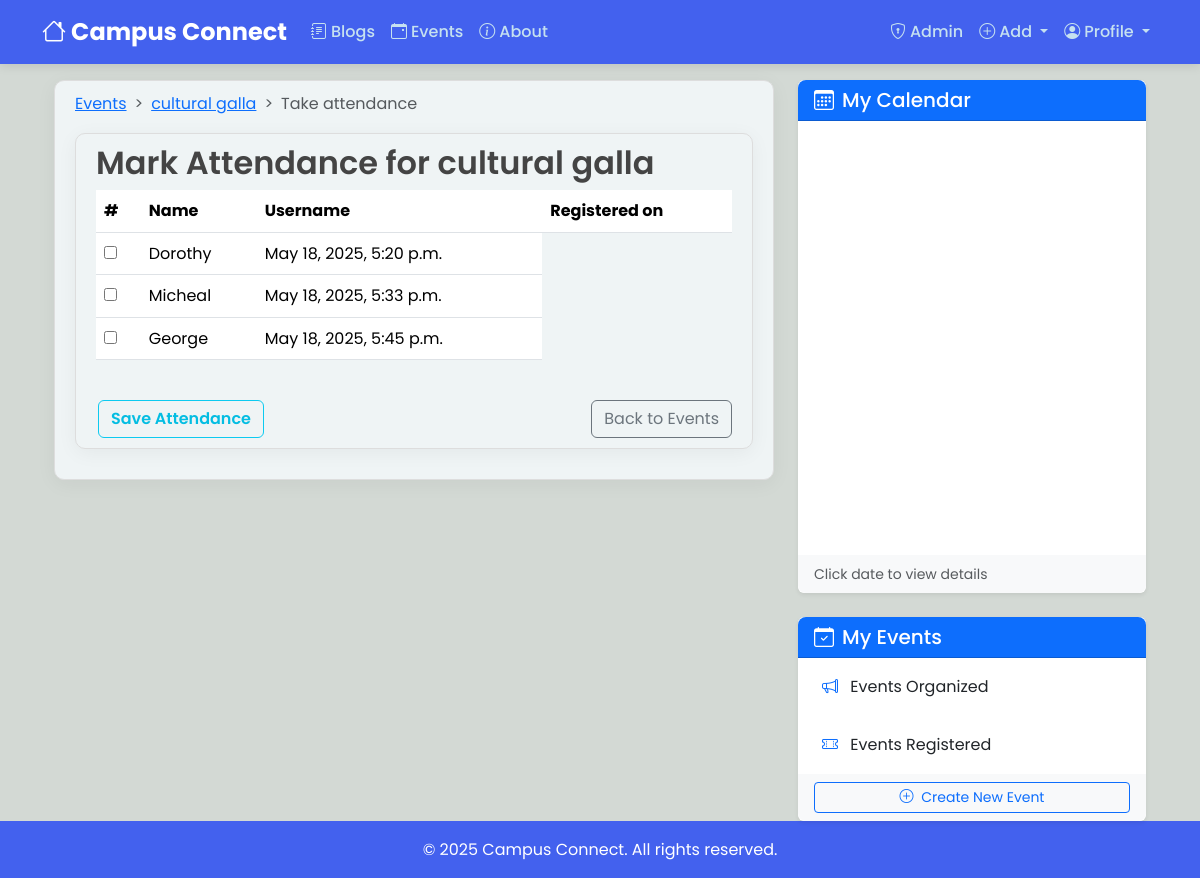
Screenshot of /events/event/15/attendance (signed in) with the database file from the repository.
### events/models.py (models this page shows, shortened)
class Event(models.Model):
    name = models.CharField(max_length=255)
    description = CKEditor5Field(null = True,blank=True, config_name='extends')
    date = models.DateField()
    organizer = models.ForeignKey(User, on_delete=models.CASCADE, related_name="organized_events")

class EventParticipant(models.Model):
    event = models.ForeignKey(Event, on_delete=models.CASCADE, related_name="participants")
    user = models.ForeignKey(User, on_delete=models.CASCADE, related_name='registered_events')
    registered_at = models.DateTimeField(auto_now_add=True)
    attended = models.BooleanField(default=False)  # New field for attendance
    class Meta:
        unique_together = ('event', 'user')  # Each user can only participate once

### events/views.py (the view, shortened to what this page needs)
# urls.py: path('event/<int:pk>/attendance',views.MarkAttendanceView.as_view(),name='attendance'),
class MarkAttendanceView(LoginRequiredMixin, UserPassesTestMixin, ListView):
    model = EventParticipant
    template_name = 'events/mark_attendance.html'
    context_object_name = 'participants'
    def get_queryset(self):
        event = get_object_or_404(Event, pk=self.kwargs['pk'])
        return EventParticipant.objects.filter(event=event)
    def get_context_data(self, **kwargs):
        context = super().get_context_data(**kwargs)
        context['event'] = get_object_or_404(Event, pk=self.kwargs['pk'])  # Add the event to context
        context['cal'] = "events"
        return context
    def test_func(self):
        event = get_object_or_404(Event, pk=self.kwargs['pk'])
        return self.request.user == event.organizer

### events/templates/events/mark_attendance.html (shortened to what this page needs)
{% extends "blog/base.html" %}
{% block content %}
<nav style="--bs-breadcrumb-divider: '>';" aria-label="breadcrumb">
  <ol class="breadcrumb">
      <li class="breadcrumb-item"><a href="{% url 'event-list' %}">Events</a></li>
      <li class="breadcrumb-item"><a href="{% url 'event-detail' event.id %}" >{{ event.name }}</a></li>
      <li class="breadcrumb-item active" aria-current="page">Take attendance</li>
  </ol>
</nav>
<article class="media content-section " >
  <h2>Mark Attendance for {{ event.name }}</h2>
  <form method="post">
    <table class="table">
      <thead>
        <tr>
          <th scope="col">#</th>
          <th scope="col">Name</th>
          <th scope="col">Username</th>
          <th scope="col">Registered on</th>
        </tr>
      </thead>
      <tbody>
        {% for participant in participants %}
        <tr>
          <td><input type="checkbox" name="attended_{{ participant.id }}" {% if participant.attended %}checked{% endif %}></td>
          <td>{{ participant.user.username }}</td>
          <td>{{ participant.registered_at }}</td>
        </tr>
        {% endfor %}
      </tbody>
    </table>
    <div class="form-group d-flex align-items-center justify-content-between">
    <button type="submit" class="btn btn-outline-info btn-outline-custom mt-4">Save Attendance</button>
    <a class="btn btn-outline-secondary mt-4" href="{% url 'event-detail' event.id %}">
      Back to Events
    </a>
    </div>
  </form>
</article>
{% endblock %}

### blog/static/blog/main.css (style rules this page uses)
body { background: #fafafa; color: #333333; margin-top: 5rem; }
h1, h2, h3, h4, h5, h6 { color: #444444; }
.content-section,.about_content { background: hsl(190, 23%, 95%); padding: 10px 20px; border: 1px solid #dddddd; border-radius: 10px; margin-bottom: 20px; transition: all 0.3s ease; }
body { background-color: #D3D9D4; }
.btn-outline-custom { color: #04bde2 !important; font-weight:600 !important; margin-left: 2px !important; border-width: 2 !important; }

### blog/templates/blog/base.html (style rules this page uses)
:root { --primary-color: #4361ee; --secondary-color: #3f37c9; --accent-color: #4cc9f0; --dark-color: #1a1a2e; --light-color: #f8f9fa; --success-color: #4ade80; --warning-color: #fbbf24; --danger-color: #f87171; }
body { font-family: 'Poppins', sans-serif; background-color: #f5f7fa; color: #333; line-height: 1.6; }
.content-section { background-color: white; border-radius: 12px; padding: 2rem; box-shadow: 0 4px 20px rgba(0, 0, 0, 0.05); margin-bottom: 2rem; }
h1, h2, h3, h4, h5, h6 { color: var(--dark-color); font-weight: 600; }

### rows the page displays
Event: name "cultural galla"
EventParticipant: user.username "Dorothy", registered_at "May 18, 2025, 5:20 p.m."
EventParticipant: user.username "Micheal", registered_at "May 18, 2025, 5:33 p.m."
EventParticipant: user.username "George", registered_at "May 18, 2025, 5:45 p.m."
